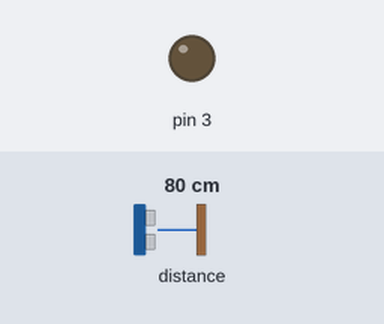
Bench run of a sketch on a simulated Arduino Uno, built with avr-gcc and run on an emulated ATmega328P. On the bench: output pins drawn as LEDs (lit = HIGH). Inputs (shaded band) come from the test bench; at power-on: distance to the obstacle 80 cm. What the sketch prints to the serial monitor is not drawn.

Above: at 1.2 s.
1.3 s: distance to the obstacle set to 2 cm
3.1 s: distance to the obstacle set to 18 cm
At 4.3 s:
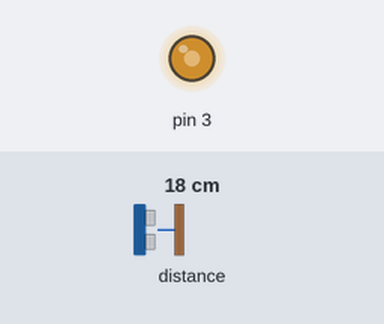
4.8 s: distance to the obstacle set to 35 cm
At 5.3 s:
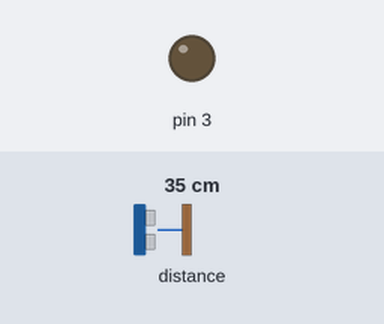
Timing chart, 0 to 7.8 s (numbered marks = the images above; inputs shaded):
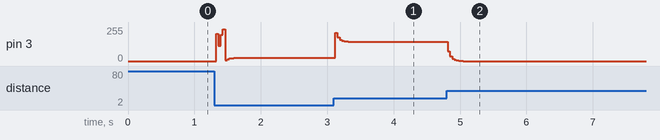

The sketch:

suzuran_dev_board.ino
```cpp
#include "Adafruit_VL53L0X.h"

Adafruit_VL53L0X lox = Adafruit_VL53L0X();

void setup() {
  Serial.begin(115200);

  // wait until serial port opens for native USB devices
  while (! Serial) {
    delay(1);
  }

  Serial.println("Adafruit VL53L0X test");
  if (!lox.begin()) {
    Serial.println(F("Failed to boot VL53L0X"));
    while(1);
  }


  pinMode(3, OUTPUT);

}
uint16_t out,dis,temp=0;

void loop() {
  VL53L0X_RangingMeasurementData_t measure;
  lox.rangingTest(&measure, false); // pass in 'true' to get debug data printout!
  if (measure.RangeStatus != 4) {  // phase failures have incorrect data
    dis=measure.RangeMilliMeter;
  }
  temp=(dis+temp)/2;
  out=map(temp,350,50,0,255);
  if(dis>350)out=0;
  analogWrite(3,out);
}
```

Measured:
- after the input at 3.1 s, pin 3: 24/255 → 145/255 at once
- after the input at 4.8 s, pin 3: 145/255 → 0/255 at once
